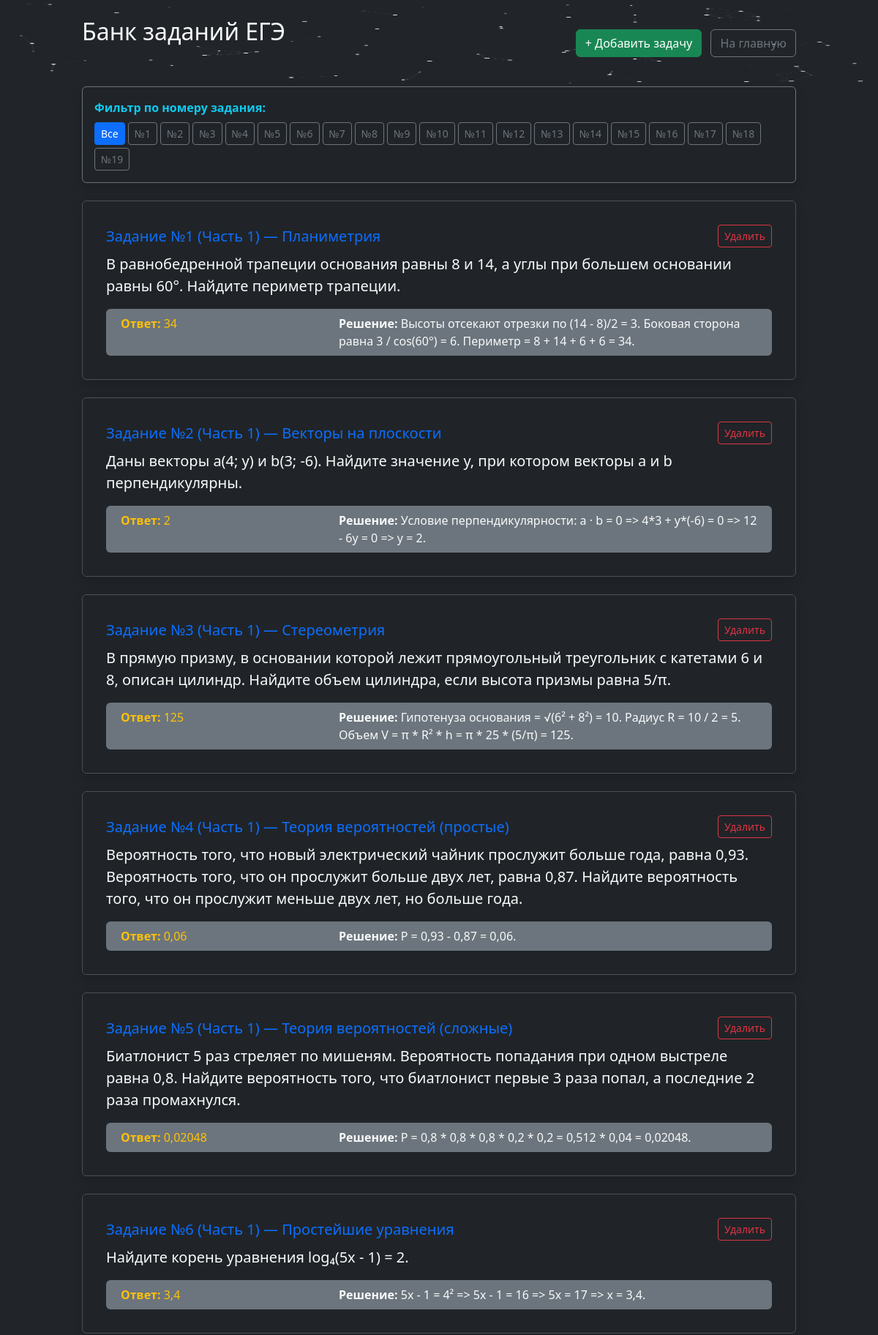
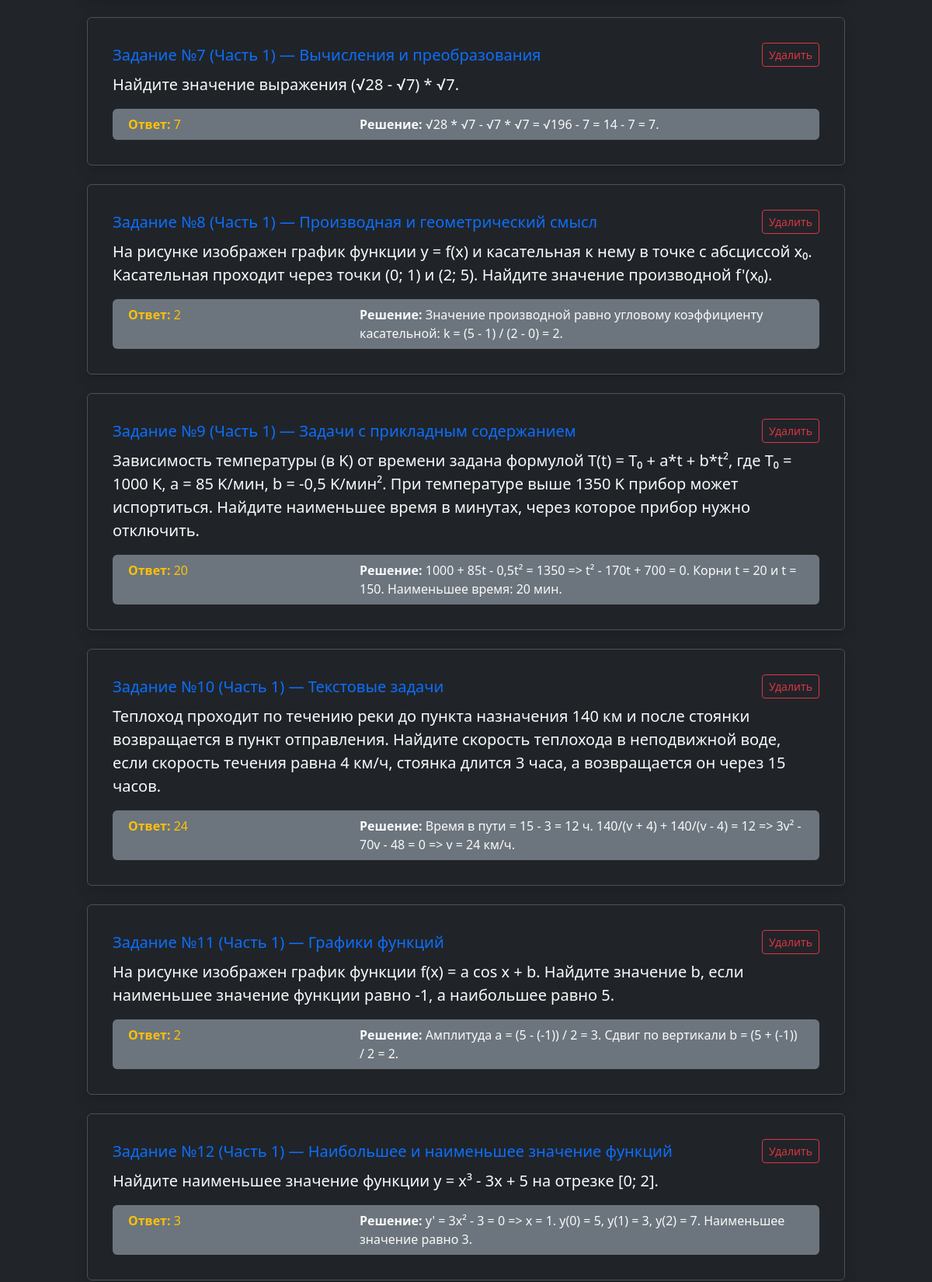
The app's page /bank (upper part) with its own data (2 pictures, top to bottom).
### tables this page shows
CREATE TABLE tasks (
            id INTEGER PRIMARY KEY AUTOINCREMENT,
            task_number INTEGER NOT NULL,
            topic TEXT NOT NULL,
            text TEXT NOT NULL,
            answer TEXT NOT NULL,
            explanation TEXT,
            part INTEGER NOT NULL,
            image_url TEXT
        );

### app.py (the view)
@app.route('/bank')
def bank():
    selected_num = request.args.get('task_number', type=int)
    conn = get_db()
    cursor = conn.cursor()
    if selected_num:
        cursor.execute('SELECT * FROM tasks WHERE task_number = ? ORDER BY id DESC', (selected_num,))
    else:
        cursor.execute('SELECT * FROM tasks ORDER BY task_number ASC, id DESC')
    tasks = [dict(r) for r in cursor.fetchall()]
    cursor.execute('SELECT COUNT(*) FROM tasks')
    total_count = cursor.fetchone()[0]
    conn.close()
    return render_template('bank.html', tasks=tasks, selected_num=selected_num, total_count=total_count)

### app.py (called while the page is built)
def get_db():
    conn = sqlite3.connect('math_ege.db', timeout=10)
    conn.row_factory = sqlite3.Row
    return conn

### templates/bank.html (shortened to what this page needs)
<!DOCTYPE html>
<html lang="ru">
<head>
    <link href="https://cdn.jsdelivr.net/npm/bootstrap@5.3.0/dist/css/bootstrap.min.css" rel="stylesheet">
</head>
<body class="bg-dark text-light min-vh-100 p-4 position-relative">
    <div class="container" style="max-width: 1000px;">
        <div class="d-flex justify-content-between align-items-center mb-4">
            <div>
                <h2>Банк заданий ЕГЭ</h2>
                <span class="text-muted">Всего задач в базе: <strong>{{ total_count }}</strong></span>
            </div>
            <div>
                <a href="/add_task" class="btn btn-success me-2">+ Добавить задачу</a>
                <a href="/" class="btn btn-outline-secondary">На главную</a>
            </div>
        </div>
        <div class="card bg-dark border-secondary p-3 mb-4 shadow" style="background-color: rgba(33, 37, 41, 0.8) !important;">
            <div class="fw-bold mb-2 text-info">Фильтр по номеру задания:</div>
            <div class="d-flex flex-wrap gap-1">
                <a href="/bank" class="btn btn-sm {% if not selected_num %}btn-primary{% else %}btn-outline-secondary{% endif %}">Все</a>
                {% for n in range(1, 20) %}
                <a href="/bank?task_number={{ n }}" class="btn btn-sm {% if selected_num == n %}btn-primary{% else %}btn-outline-secondary{% endif %}">
                    №{{ n }}
                </a>
                {% endfor %}
            </div>
        </div>
        {% if tasks %}
            {% for task in tasks %}
            <div class="card text-light bank-card shadow p-3">
                <div class="card-body">
                    <div class="d-flex justify-content-between align-items-center mb-2">
                        <h5 class="text-primary m-0">Задание №{{ task.task_number }} (Часть {{ task.part }}) — {{ task.topic }}</h5>
                        <form action="/delete_task/{{ task.id }}" method="POST" onsubmit="return confirm('Удалить эту задачу из банка?');">
                            <button type="submit" class="btn btn-sm btn-outline-danger">Удалить</button>
                        </form>
                    </div>
                    <p class="card-text fs-5" style="white-space: pre-line;">{{ task.text }}</p>
                    <div class="row mt-3 bg-secondary p-2 rounded mx-0">
                        <div class="col-md-4 text-warning">
                            <strong>Ответ:</strong> {{ task.answer }}
                        </div>
                        <div class="col-md-8 text-light">
                            <strong>Решение:</strong> {{ task.explanation or '—' }}
                        </div>
                    </div>
                </div>
            </div>
            {% endfor %}
        {% else %}
            <div class="alert alert-secondary text-center">
                В банке пока нет задач для выбранного фильтра. Добавьте их через раздел «Добавить задачу».
            </div>
        {% endif %}
    </div>
</body>
</html>

### templates/bank.html (style rules this page uses)
.bank-card { background-color: rgba(33, 37, 41, 0.9) !important; backdrop-filter: blur(4px); border: 1px solid #495057; margin-bottom: 1.5rem; }

### records on screen
tasks: task_number "1", part "1", topic "Планиметрия", text "В равнобедренной трапеции основания равны 8 и 14, а углы при большем основании равны 60°. Найдите периметр трапеции.", answer "34", explanation "Высоты отсекают отрезки по (14 - 8)/2 = 3. Боковая сторона равна 3 / cos(60°) = 6. Периметр = 8 + 14 + 6 + 6 = 34."
tasks: task_number "2", part "1", topic "Векторы на плоскости", text "Даны векторы a(4; y) и b(3; -6). Найдите значение y, при котором векторы a и b перпендикулярны.", answer "2", explanation "Условие перпендикулярности: a · b = 0 => 4*3 + y*(-6) = 0 => 12 - 6y = 0 => y = 2."
tasks: task_number "3", part "1", topic "Стереометрия", text "В прямую призму, в основании которой лежит прямоугольный треугольник с катетами 6 и 8, описан цилиндр. Найдите объем цилиндра, если высота призмы равна 5/π.", answer "125", explanation "Гипотенуза основания = √(6² + 8²) = 10. Радиус R = 10 / 2 = 5. Объем V = π * R² * h = π * 25 * (5/π) = 125."
tasks: task_number "4", part "1", topic "Теория вероятностей (простые)", text "Вероятность того, что новый электрический чайник прослужит больше года, равна 0,93. Вероятность того, что он прослужит больше двух лет, равна 0,87. Найдите вероятность того, что он прослужит меньше двух лет, но больше года.", answer "0,06", explanation "P = 0,93 - 0,87 = 0,06."
tasks: task_number "5", part "1", topic "Теория вероятностей (сложные)", text "Биатлонист 5 раз стреляет по мишеням. Вероятность попадания при одном выстреле равна 0,8. Найдите вероятность того, что биатлонист первые 3 раза попал, а последние 2 раза промахнулся.", answer "0,02048", explanation "P = 0,8 * 0,8 * 0,8 * 0,2 * 0,2 = 0,512 * 0,04 = 0,02048."
tasks: task_number "6", part "1", topic "Простейшие уравнения", text "Найдите корень уравнения log₄(5x - 1) = 2.", answer "3,4", explanation "5x - 1 = 4² => 5x - 1 = 16 => 5x = 17 => x = 3,4."
tasks: task_number "7", part "1", topic "Вычисления и преобразования", text "Найдите значение выражения (√28 - √7) * √7.", answer "7", explanation "√28 * √7 - √7 * √7 = √196 - 7 = 14 - 7 = 7."
tasks: task_number "8", part "1", topic "Производная и геометрический смысл", text "На рисунке изображен график функции y = f(x) и касательная к нему в точке с абсциссой x₀. Касательная проходит через точки (0; 1) и (2; 5). Найдите значение производной f'(x₀).", answer "2", explanation "Значение производной равно угловому коэффициенту касательной: k = (5 - 1) / (2 - 0) = 2."
tasks: task_number "9", part "1", topic "Задачи с прикладным содержанием", text "Зависимость температуры (в K) от времени задана формулой T(t) = T₀ + a*t + b*t², где T₀ = 1000 K, a = 85 K/мин, b = -0,5 K/мин². При температуре выше 1350 K прибор может испортиться. Найдите наименьшее время в минутах, через которое прибор нужно отключить.", answer "20", explanation "1000 + 85t - 0,5t² = 1350 => t² - 170t + 700 = 0. Корни t = 20 и t = 150. Наименьшее время: 20 мин."
tasks: task_number "10", part "1", topic "Текстовые задачи", text "Теплоход проходит по течению реки до пункта назначения 140 км и после стоянки возвращается в пункт отправления. Найдите скорость теплохода в неподвижной воде, если скорость течения равна 4 км/ч, стоянка длится 3 часа, а возвращается он через 15 часов.", answer "24", explanation "Время в пути = 15 - 3 = 12 ч. 140/(v + 4) + 140/(v - 4) = 12 => 3v² - 70v - 48 = 0 => v = 24 км/ч."
tasks: task_number "11", part "1", topic "Графики функций", text "На рисунке изображен график функции f(x) = a cos x + b. Найдите значение b, если наименьшее значение функции равно -1, а наибольшее равно 5.", answer "2", explanation "Амплитуда a = (5 - (-1)) / 2 = 3. Сдвиг по вертикали b = (5 + (-1)) / 2 = 2."
tasks: task_number "12", part "1", topic "Наибольшее и наименьшее значение функций", text "Найдите наименьшее значение функции y = x³ - 3x + 5 на отрезке [0; 2].", answer "3", explanation "y' = 3x² - 3 = 0 => x = 1. y(0) = 5, y(1) = 3, y(2) = 7. Наименьшее значение равно 3."

### other values on screen
{{ n }} "1" "2" "3" "4" "5" "6" "7" "8" "9" "10" "11" "12" "13" "14" "15" "16" "17" "18" "19"
